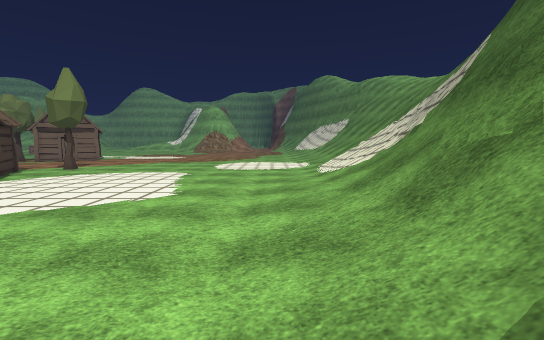
view 1 (above)

21 first-person views from a walk through a scene from a Unity 3-D project. The camera is 1.5 m above the floor, tilts 6° down and sees 90° across. The floor is counted in squares, 1 m on a side. Each view is taken from the middle of a square. On the plan, view 1 faces up. The plan holds only what a view shows up to about 14 squares ahead; the rest is blank. The place goes on beyond the plan. The player character is not drawn. Some surface patterns are stand-ins.

view 2
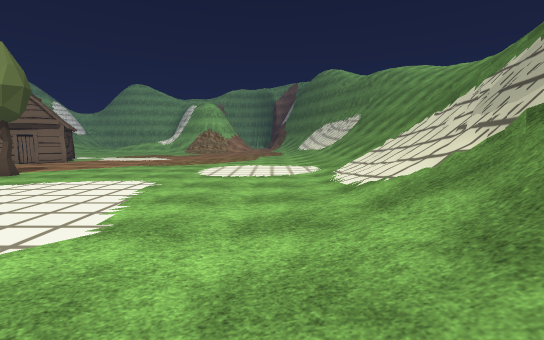

view 3
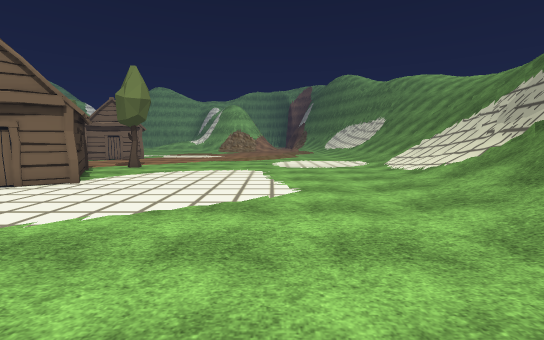

view 4
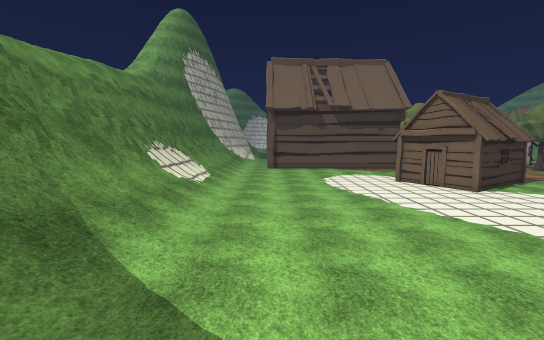

view 5
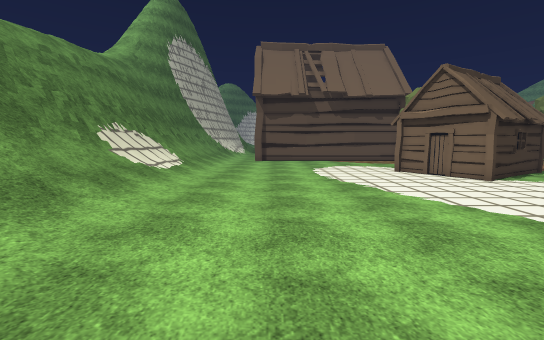

view 6
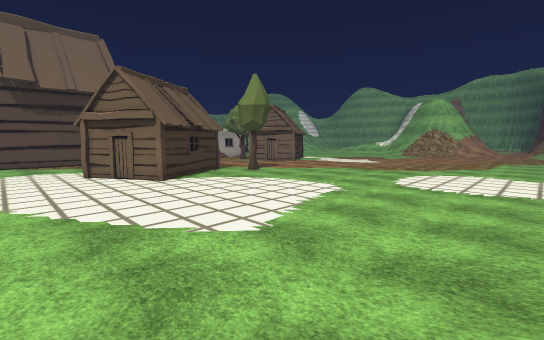

view 7
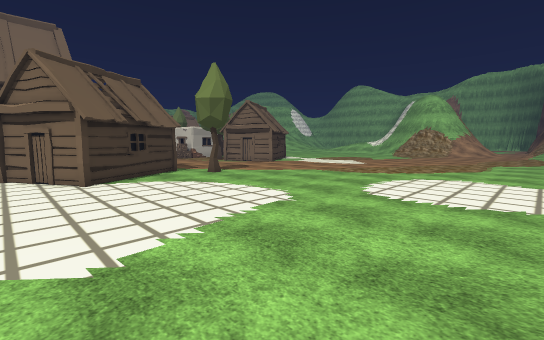

view 8
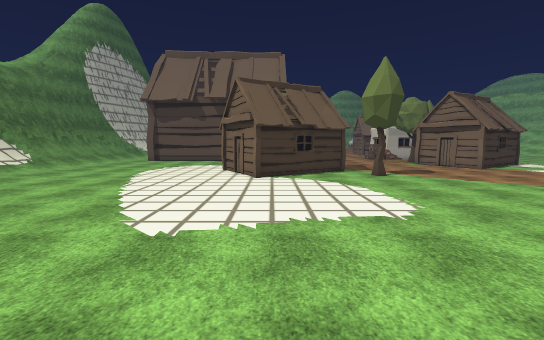

view 9
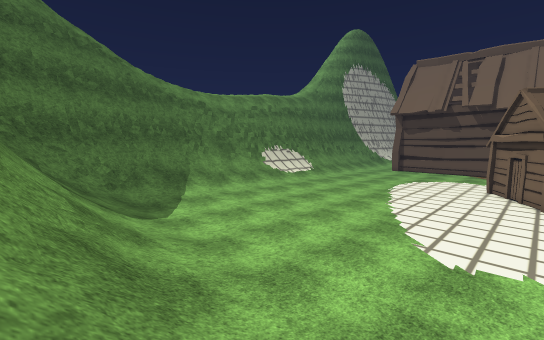

view 10
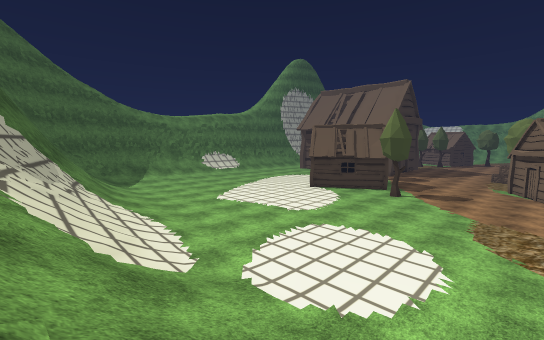

view 11
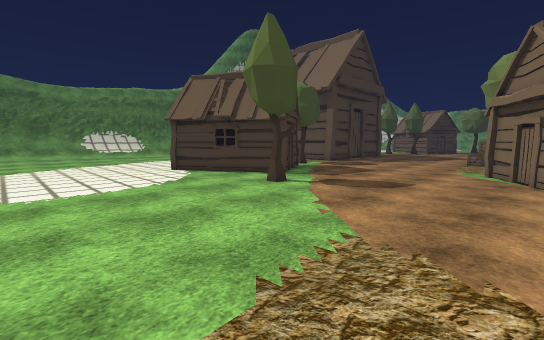

view 12
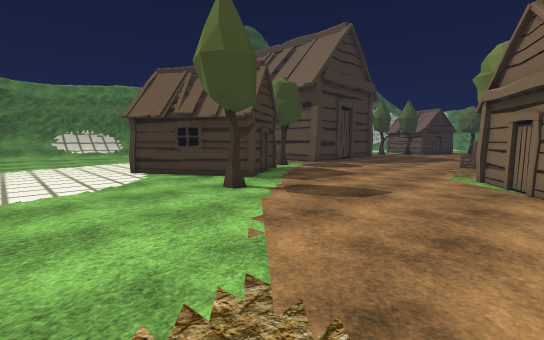

view 13
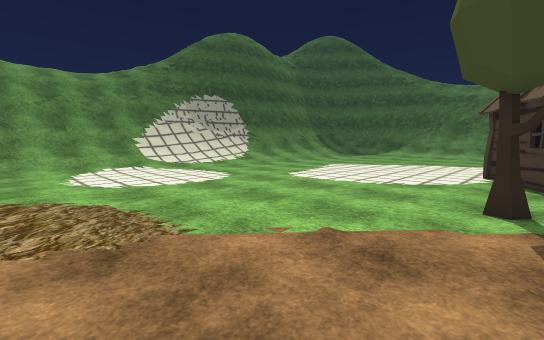

view 14
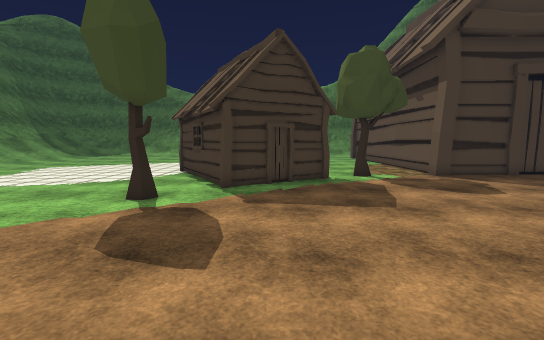

view 15
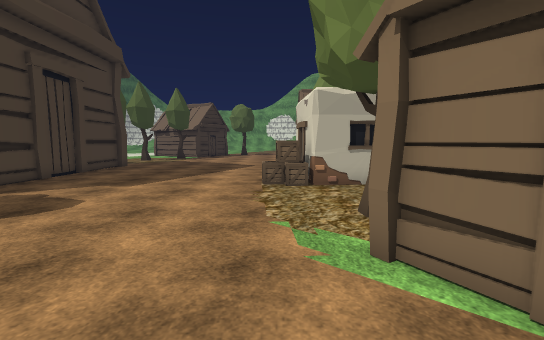

view 16
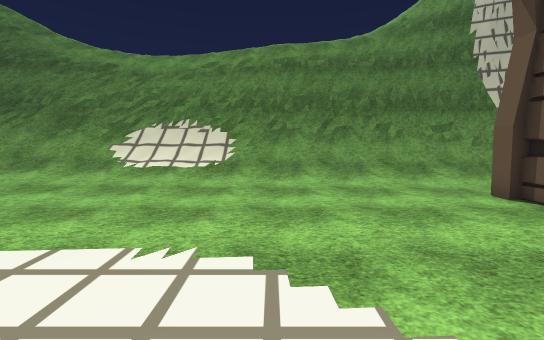

view 17
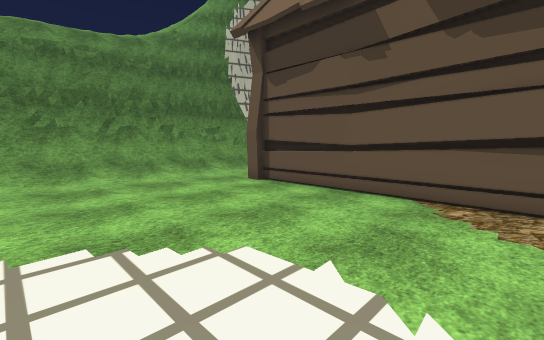

view 18
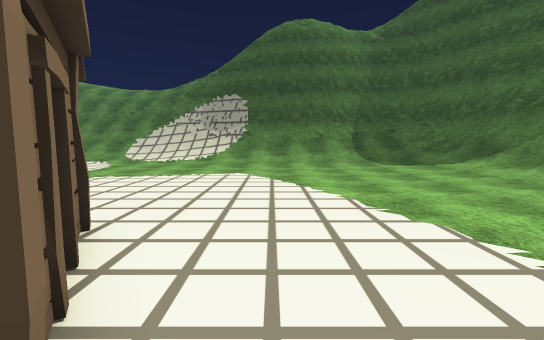

view 19
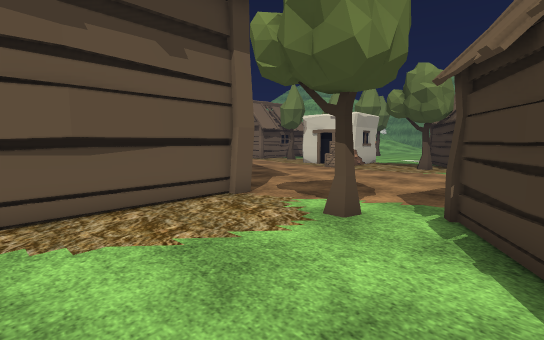

view 20
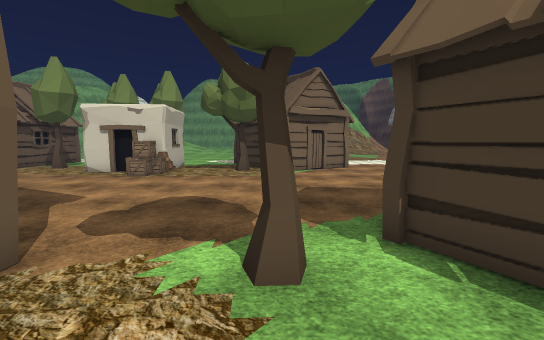

view 21
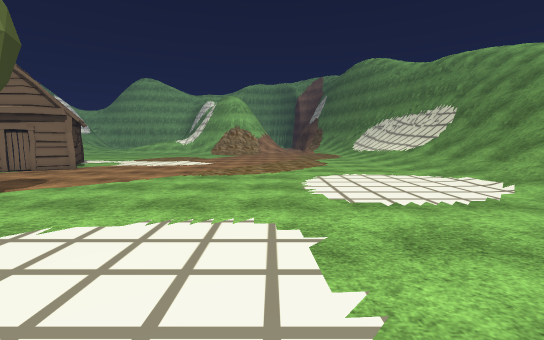

### Floor plan
Key: @ floor where view 1 was taken; # wall or solid block; . main floor; : floor 0.25 m higher than the main floor; + floor 2.25 m higher than the main floor; / step, stairs or slope; = window, fence, low wall or low ledge; v drop or lower ground; H hut; T tree; C crate; O other object.
Columns run from 30 left of view 1 to 8 right of it. Each row starts with its distance up from view 1.
 24     #O.     HH...................//////
 23   ####..TTHHH....................//////
 22 .##OCC.....H....................://///
 21 ....C............................/////
 20 ................................./////
 19 ................................./////
 18 .................................//////
 17 .................TT..............//////
 16 ................................./////=
 15 ...............HH...............://///=
 14 .............HH H.............../////==
 13 ............HH   H..............////###
 12 ########..T..H   H.............:////=##
 11       ##.....H    H............:////##
 10        #......   HHH...........////=##
  9        #...... HHH.............////=#
  8        #.......H...............////##
  7        #......................:///=##
  6        #......................:///=#
  5        #......................://=##
  4        #......................://=#
  3        #......................://=#
  2        #......................://=#
  1       ##......................:///#
  0       ##.................:::::@///
 -1       ..............::::::::::://=#
 -2      .....:..::.::::::::::://////=#
 -3      //////////////////////////=###
 -4     /////////////////////////==###
 -5    ==///////////////////////=###
 -6    ##===#===#/+/////// ##=#####
 -7    #############==###==##
 -8            ##vv vv# ####

Where each view was taken, in squares from view 1:
view 1: 0 up, 0 right, facing up
view 2: 4 up, 0 right, facing up
view 3: 0 up, 4 left, facing up
view 4: 0 up, 2 right, facing left
view 5: 1 up, 0 right, facing left
view 6: 5 up, 1 right, facing up-left
view 7: 8 up, 1 right, facing up-left
view 8: 11 up, 2 right, facing left
view 9: 10 up, 4 right, facing down-left
view 10: 24 up, 7 right, facing down-left
view 11: 24 up, 5 left, facing down-left
view 12: 24 up, 7 left, facing down-left
view 13: 24 up, 13 left, facing down-right
view 14: 24 up, 16 left, facing down
view 15: 21 up, 16 left, facing left
view 16: 7 up, 17 left, facing down
view 17: 8 up, 16 left, facing down-left
view 18: 7 up, 16 left, facing right
view 19: 7 up, 17 left, facing up-left
view 20: 9 up, 20 left, facing up
view 21: 10 up, 5 left, facing up
